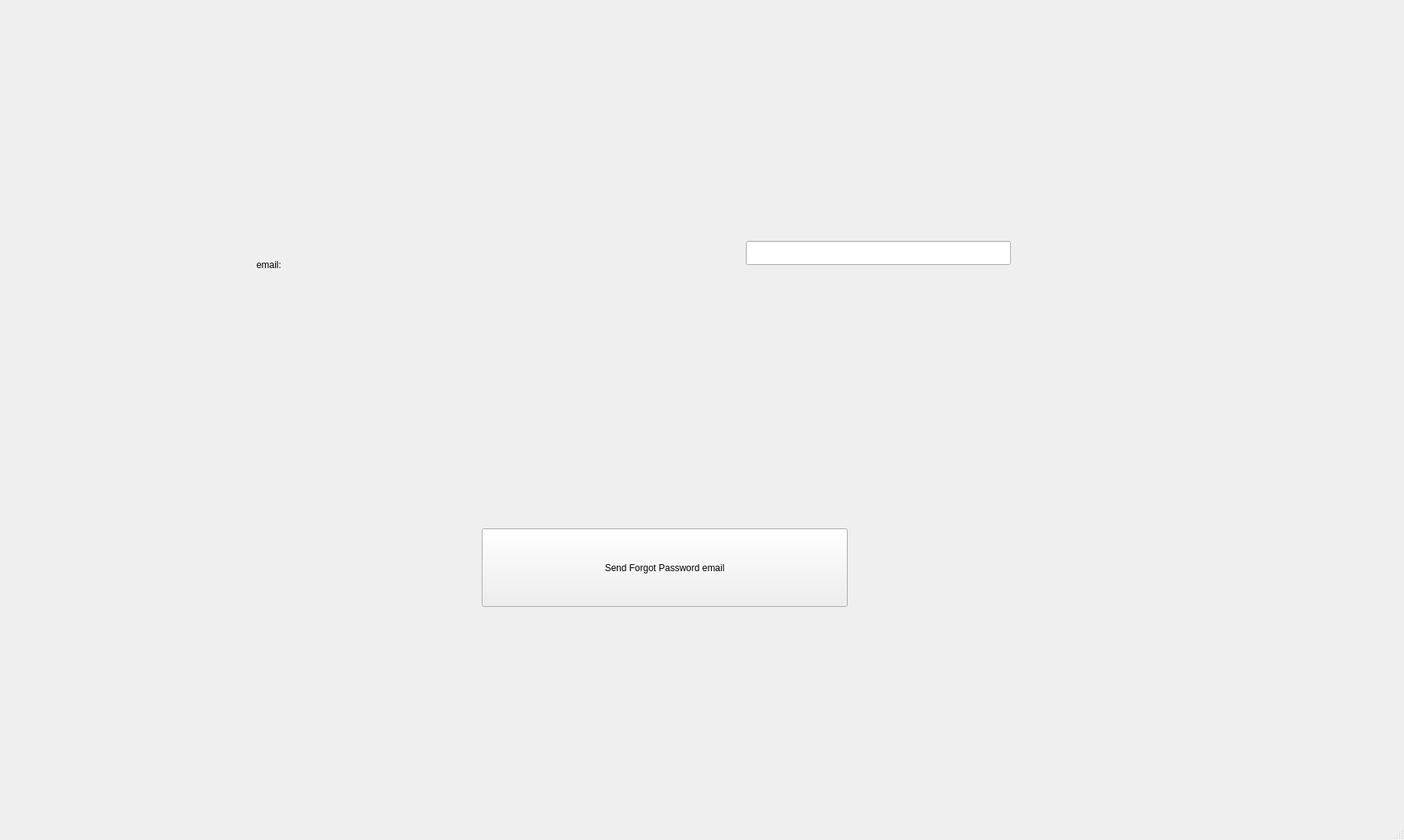
<?xml version="1.0" encoding="UTF-8"?>
<ui version="4.0">
 <class>ForgotPassWindow</class>
 <widget class="QMainWindow" name="ForgotPassWindow">
  <property name="geometry">
   <rect>
    <x>0</x>
    <y>0</y>
    <width>1807</width>
    <height>1081</height>
   </rect>
  </property>
  <property name="windowTitle">
   <string>MainWindow</string>
  </property>
  <widget class="QWidget" name="centralwidget">
   <widget class="QLineEdit" name="emailLineEdit">
    <property name="geometry">
     <rect>
      <x>960</x>
      <y>310</y>
      <width>341</width>
      <height>31</height>
     </rect>
    </property>
   </widget>
   <widget class="QPushButton" name="pushButton">
    <property name="geometry">
     <rect>
      <x>620</x>
      <y>680</y>
      <width>471</width>
      <height>101</height>
     </rect>
    </property>
    <property name="text">
     <string>Send Forgot Password email</string>
    </property>
   </widget>
   <widget class="QLabel" name="label">
    <property name="geometry">
     <rect>
      <x>330</x>
      <y>320</y>
      <width>161</width>
      <height>41</height>
     </rect>
    </property>
    <property name="text">
     <string>email:</string>
    </property>
   </widget>
  </widget>
  <widget class="QMenuBar" name="menubar">
   <property name="geometry">
    <rect>
     <x>0</x>
     <y>0</y>
     <width>1807</width>
     <height>22</height>
    </rect>
   </property>
  </widget>
  <widget class="QStatusBar" name="statusbar"/>
 </widget>
 <resources/>
 <connections/>
</ui>
